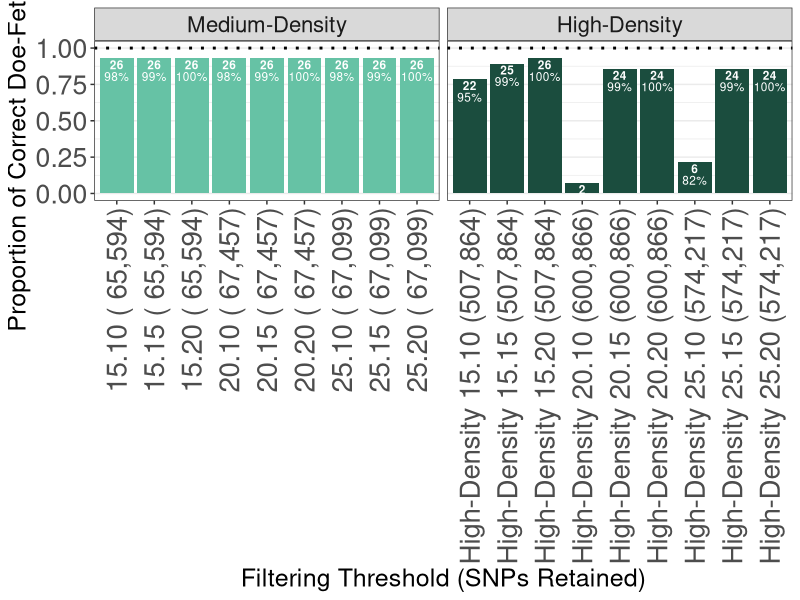
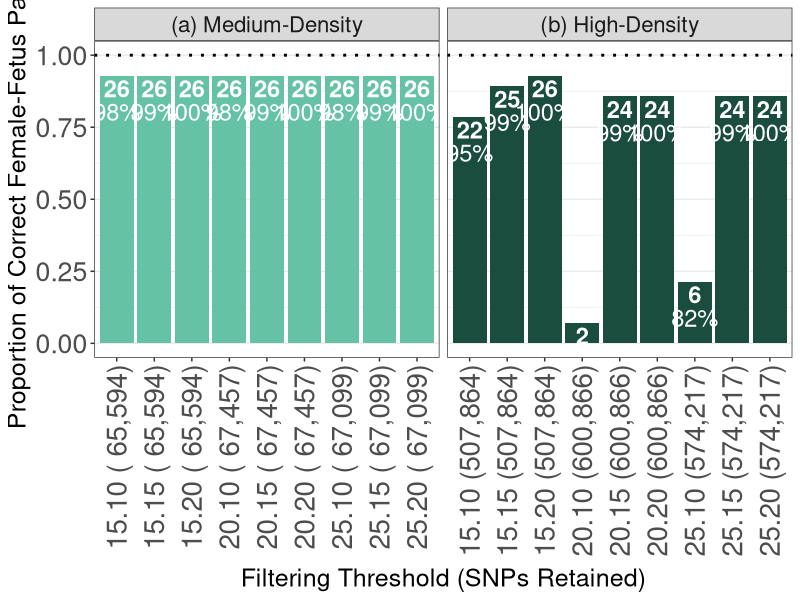

Reproduce these figures in R, in order.

###################################################################################################################
# Load libraries
library(ggplot2)
library(dplyr)

# Create dataset
data <- data.frame(
  Panel = rep(c("Medium-Density", "High-Density"), each = 9),
  SNP_Missingness = rep(c("15%", "15%", "15%", "20%", "20%", "20%", "25%", "25%", "25%"), 2),
  Individual_Missingness = rep(c("10%", "15%", "20%"), 6),
  SNPs_Retained = c(65594, 65594, 65594, 67457, 67457, 67457, 67099, 67099, 67099,
                    507864, 507864, 507864, 600866, 600866, 600866, 574217, 574217, 574217),
  Retained_Individuals = c(94, 95, 96, 94, 95, 96, 94, 95, 96,
                           91, 95, 96, 86, 95, 96, 79, 95, 96),
  Known_Pairs = c(26, 26, 26, 26, 26, 26, 26, 26, 26,
                  22, 25, 26, 2, 24, 24, 6, 24, 24),
  Proportion = c(0.929, 0.929, 0.929, 0.929, 0.929, 0.929, 0.929, 0.929, 0.929,
                 0.786, 0.893, 0.929, 0.071, 0.857, 0.857, 0.214, 0.857, 0.857)
)

# Modify Filtering_Threshold to remove prefixes "Medium-Density" and "High-Density"
data$Filtering_Threshold <- paste0(gsub("Medium-Density", "", data$Panel), " ",
                                   gsub("%", "", data$SNP_Missingness), ".", 
                                   gsub("%", "", data$Individual_Missingness), " (", 
                                   format(data$SNPs_Retained, big.mark = ","), ")")

# Reorder the Filtering_Threshold factor levels to ensure correct x-axis order
data$Filtering_Threshold <- factor(data$Filtering_Threshold, 
                                   levels = unique(data$Filtering_Threshold))

# Calculate Retained Percentage
data$Retained_Percentage <- paste0(round((data$Retained_Individuals / 96) * 100, 0), "%")

# Define colors for panels
panel_colors <- c("Medium-Density" = "#66C2A5", "High-Density" = "#1B4D3E")

# Ensure the "Medium-Density" panel appears first in the facet order
data$Panel <- factor(data$Panel, levels = c("Medium-Density", "High-Density"))

# Create plot
ggplot(data, aes(x = Filtering_Threshold, y = Proportion, fill = Panel)) +
  geom_bar(stat = "identity") +
  scale_fill_manual(values = panel_colors) +
  # Known Pairs label inside the column
  geom_text(aes(label = Known_Pairs), vjust = 1.2, hjust = 0.5, color = "white", size = 3, fontface = "bold") +  
  # Retained Percentage label inside the column
  geom_text(aes(label = Retained_Percentage), vjust = 2.5, hjust = 0.5, color = "white", size = 3) +  
  geom_hline(yintercept = 1.0, linetype = "dotted", color = "black", linewidth = 1) +
  facet_wrap(~ Panel, scales = "free_x", strip.position = "top") +  # Flip facet order
  labs(x = "Filtering Threshold (SNPs Retained)", 
       y = "Proportion of Correct Doe-Fetus Pairs") +
  theme_bw() +
  theme(
    text = element_text(size = 24),
    axis.text.x = element_text(angle = 90, vjust = 0.5, hjust = 1, size = 20),  # Adjust X-axis labels size
    strip.text.x = element_text(size = 16),  # Adjust facet title size
    axis.title.x = element_text(size = 18),  # Adjust X-axis title size
    axis.title.y = element_text(size = 18),  # Adjust Y-axis title size
    legend.position = "none",  # Remove legend since we are faceting
    panel.grid.major.x = element_blank(),  # Remove vertical grid lines for clarity
    panel.grid.minor.x = element_blank()  # Remove vertical grid lines for clarity
  )


# Modify Filtering_Threshold to remove prefixes "Medium-Density" and "High-Density" where applicable
data$Filtering_Threshold <- ifelse(data$Panel == "Medium-Density", 
                                   paste0(gsub("%", "", data$SNP_Missingness), ".", 
                                          gsub("%", "", data$Individual_Missingness), 
                                          " (", format(data$SNPs_Retained, big.mark = ","), ")"),
                                   paste0(gsub("High-Density", "", data$Panel), " ", 
                                          gsub("%", "", data$SNP_Missingness), ".", 
                                          gsub("%", "", data$Individual_Missingness), 
                                          " (", format(data$SNPs_Retained, big.mark = ","), ")"))

# Reorder the Filtering_Threshold factor levels to ensure correct x-axis order
data$Filtering_Threshold <- factor(data$Filtering_Threshold, 
                                   levels = unique(data$Filtering_Threshold))
# Update panel labels
data$Panel <- recode(data$Panel, 
                     "Medium-Density" = "(a) Medium-Density", 
                     "High-Density" = "(b) High-Density")

# Update colors for new facet labels
panel_colors <- c("(a) Medium-Density" = "#66C2A5", "(b) High-Density" = "#1B4D3E")

# Create plot
filter <- ggplot(data, aes(x = Filtering_Threshold, y = Proportion, fill = Panel)) +
  geom_bar(stat = "identity") +
  scale_fill_manual(values = panel_colors) +
  geom_text(aes(label = Known_Pairs), vjust = 1.2, hjust = 0.5, color = "white", size = 6, fontface = "bold") +  
  geom_text(aes(label = Retained_Percentage), vjust = 2.5, hjust = 0.5, color = "white", size = 6) +  
  geom_hline(yintercept = 1.0, linetype = "dotted", color = "black", linewidth = 1) +
  facet_wrap(~ Panel, scales = "free_x", strip.position = "top") +  
  labs(x = "Filtering Threshold (SNPs Retained)", 
       y = "Proportion of Correct Female-Fetus Pairs") +
  theme_bw() +
  theme(
    text = element_text(size = 24),
    axis.text.x = element_text(angle = 90, vjust = 0.5, hjust = 1, size = 20),  
    strip.text.x = element_text(size = 16),  
    axis.title.x = element_text(size = 18),  
    axis.title.y = element_text(size = 18),  
    legend.position = "none",  
    panel.grid.major.x = element_blank(),  
    panel.grid.minor.x = element_blank()  
  )


###################################################################################################################
###################################################################################################################

###################################################################################################################


ggsave(
  filename = "Figure_Name.tif",
  plot = filter,
  device = "tiff",
  path = "C:/Users/alec1/Desktop/CWDProject/Objective.One_60Kvs.600K_Relatedness/Scripts/Final_Scripts/List.for.Google.Doc/Publication.Figures/Scripts/G3 Code & Figures",
  dpi = 300,       # High resolution for publication
  width = 13,       # Adjust width as needed
  height = 10,      # Adjust height as needed
  units = "in"
)
